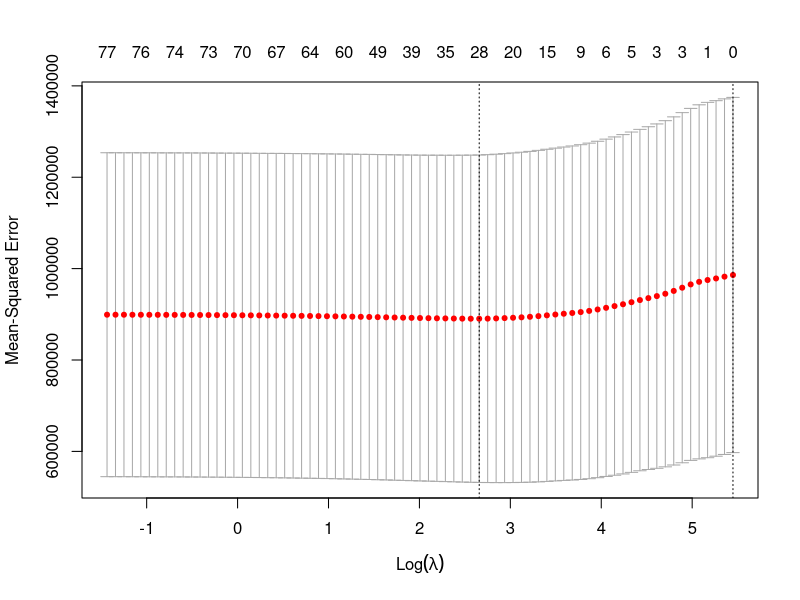

Write the R code that produced this figure. (Note: a time limit stopped this script after it produced the figure.)
## ---- chunk 1
knitr::opts_chunk$set(echo = TRUE)
## ---- chunk 2

data_1 = read.csv("cleaned_movie_data_with_categorical.csv", header = TRUE)
names(data_1)
# some rows have NA..
# sort(unique(which(is.na(data_1))%%nrow(data_1)))
# fix them in Excel

data_1 =cbind(data_1[, c("runtime", "vote_average", "vote_count", "year", "month",  "return_rate", "popularity")], data_1[, 19:91])
dim(data_1)
names(data_1)
View(data_1)

# check variables' types
data_type = c()
for (i in 1:ncol(data_1)){
  data_type[i] = class(data_1[1,i])
}
data_type


# covert "year" to a variable that has base year and additional years
summary(data_1[, "year"])
base_year = min(data_1[, "year"])
data_1[, "year"] = data_1[, "year"] - base_year

# convert "month" to categorical variable
data_1[, "month"] = as.factor(data_1[, "month"])

# some languages appear as gibberish, can we convert gibberish to English?
# if no, then we give them new names as: L1, L2, L3, ..., L55
gibb = names(data_1)[27:80]
n_lan = 80-27+1
new_name = c()
for (i in 1:n_lan){new_name[i] = paste("L", i, sep = "")}
colnames(data_1) [27:80] = new_name
language_reference_table = matrix(c(new_name, gibb), ncol = 2)
# here is the table of the corresponding languages in original setting.
language_reference_table
## ---- chunk 3
# seperate datasets for return driven model and popularity driven model
data_return = data_1[, -7]
dim(data_return)
data_popularity = data_1[, -6]
dim(data_popularity)

# fit linear regression models
lmod_return = lm(return_rate~., data = data_return)
lmod_popularity = lm(popularity~., data = data_popularity)
sum_r = summary(lmod_return)
sum_p = summary(lmod_popularity) 
which(sum_r$coefficients[,4]<0.05)
which(sum_p$coefficients[,4]<0.05)

# r-squared in two models
sum_r$adj.r.squared
sum_p$adj.r.squared
## ---- chunk 4
library(car)
# vif
vif(lmod_return)
vif(lmod_popularity)
# all less than 10, no colinearity is detected
# condition number?
## ---- chunk 5
set.seed(123)
# 75% of the data are training; 25% of the data are testing
smp_size = floor(0.75 * nrow(data_1))
train_ind = sample(seq_len(nrow(data_1)), size = smp_size)
train = data_1[train_ind, ]
test = data_1[-train_ind, ]
## ---- chunk 6
data_return_train = train[, -7]
data_popularity_train = train[, -6]
## ---- chunk 7
data_return_test = test[, -7]
data_popularity_test = test[, -6]
## ---- chunk 8
data(data_return); #require(glmnet)
library(glmnet)
x = as.matrix(data_return[,-6])
y = data_return$return_rate
lmod_lasso = cv.glmnet(x, y=y, alpha = 1) 
plot(lmod_lasso)
# lambda that can minimize MSE
lmod_lasso$lambda.min
# coefficients of lasso predictors
coef(lmod_lasso, s=lmod_lasso$lambda.min)
## ---- chunk 9
library(MASS)
stepAIC(lmod_return, direction="both")$anova
#  L11(greek) + L15 + L33 + L44 + L45 + L51
language_reference_table[c(11, 15, 33, 44, 45, 51), ]
lmod_step_return = lm(return_rate~runtime + vote_average + vote_count + year + Documentary +  Crime + Western + Mystery + Action + Science.Fiction + Fantasy + 
Animation + Horror + L11 + L15 + L33 + L44 + L45 + L51, data = data_return)
summary(lmod_step_return)


stepAIC(lmod_popularity, direction="both")$anova
# L3 + L8 + L10 + L20 + L33 + L51
language_reference_table[c(3, 8, 10, 20, 33, 51), ]
lmod_step_popularity = lm(popularity ~ runtime + vote_average + vote_count + year + Documentary + Thriller + Adventure + Fantasy + Drama + Animation + L3 + L8 + L10 + L20 + L33 + L51 + Horror, data = data_popularity)
summary(lmod_step_popularity)
## ---- chunk 10
# train return
lmod_return_train = lm(return_rate~., data = data_return_train)
stepAIC(lmod_return_train, direction="both")$anova
# L15 + L44 + L45
language_reference_table[c(15, 44, 45), ]

lmod_step_return_train = lm(return_rate ~ runtime + vote_count + year + Documentary + Crime + Thriller + Western + Mystery + Action + Science.Fiction + Fantasy + Animation + Horror + L15 + L44 + L45, data = data_return_train)
summary(lmod_step_return_train)

# train popularity
lmod_popularity_train = lm(popularity~., data = data_popularity_train)
stepAIC(lmod_popularity_train, direction="both")$anova
# L3 + L5 + L8 + L10 + L15 + L20 + L33 + L39 + L46 + L51
language_reference_table[c(3, 5, 8, 10, 15, 20, 33, 39, 46, 51), ]
lmod_step_popularity_train = lm(popularity ~ vote_average + vote_count + year + Documentary + Crime + Thriller + Western + Action + Comedy + Science.Fiction + Fantasy + Drama + Animation + L3 + L5 + L8 + L10 + L15 + L20 + L33 + L39 + L46 + L51, data = data_popularity_train)
summary(lmod_step_popularity_train)

## ---- chunk 11
# linearity
par(mfrow = c(2,2))
plot(lmod_step_return_train, 1)
summary(lmod_step_return_train)$r.squared

# normality
hist(lmod_step_return_train$residuals)
qqnorm(resid(lmod_step_return_train))
qqline(resid(lmod_step_return_train))

shapiro.test(lmod_step_return_train$residuals)   # not normal

# homoskedasticity
# uncorralted
# outliers and influential points
## ---- chunk 12
# log
lmod_step_return_train_transform = lm(log(return_rate) ~ log(runtime + vote_count + year + Documentary + Crime + Thriller + Western + Mystery + Action + Science.Fiction + Fantasy + Animation + Horror + L15 + L44 + L45), data = data_return_train)
summary(lmod_step_return_train_transform)
hist(lmod_step_return_train_transform$residuals)

qqnorm(resid(lmod_step_return_train_transform))
qqline(resid(lmod_step_return_train_transform))

shapiro.test(lmod_step_return_train_transform$residuals)


# boxcox
library("caret")
dist_boxcox <- BoxCoxTrans(data_return_train$return_rate)
dist_new <- predict(dist_boxcox, data_return_train$return_rate)
fit_return_train_boxcox <- lm(dist_new ~ runtime + vote_count + year + Documentary + Crime + Thriller + Western + Mystery + Action + Science.Fiction + Fantasy + Animation + Horror + L15 + L44 + L45, data = data_return_train)

hist(fit_return_train_boxcox$residuals)

qqnorm(resid(lmod_step_return_train_transform))
qqline(resid(lmod_step_return_train_transform))
shapiro.test(fit_return_train_boxcox$residuals)


boxCox(lmod_step_return_train, family = "yjPower", plotit = TRUE)



## ---- chunk 13
# significant
# CI
# PI

## ---- chunk 14
